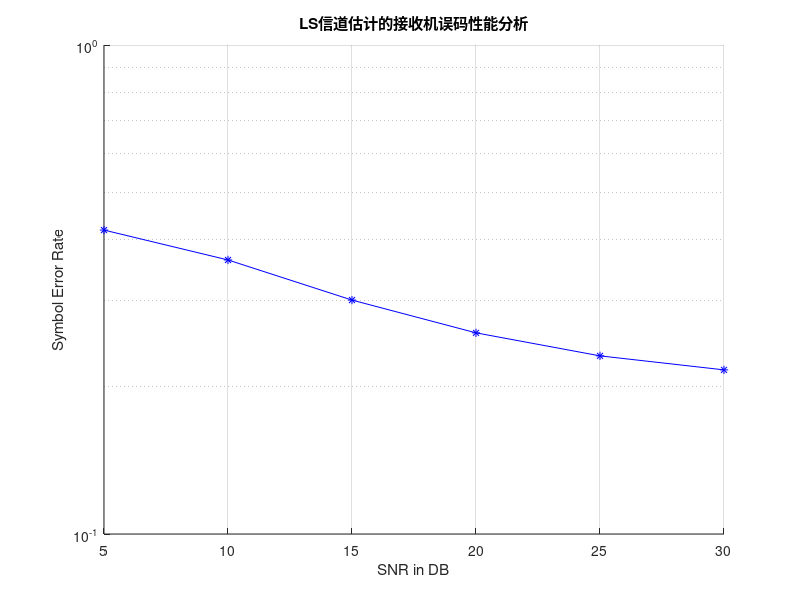

Write MATLAB code to recreate this figure.
%假设信道为 g(t)=delta(t-0.5 Ts)+delta(t-3.5 Ts)
clc;
clear all;
close all;
%设BPSK调制信号为:+1/-1
X=zeros(64,64);
d=rand(64,1);
      for i=1:64
       if(d(i)>=0.5)
           d(i)=+1;
       else
           d(i)=-1;
       end
    end
 for i=1:64
     X(i,i)=d(i);
 end
%计算G[信道矩阵]
  tau=[0.5 3.5];%间距
%生成矩阵G...
for k=1:64
      s=0;
      for m=1:2
         s=s+(exp(-j*pi*(1/64)*(k+63*tau(m))) * (( sin(pi*tau(m)) / sin(pi*(1/64)*(tau(m)-k)))));
      end
g(k)=s/sqrt(64);
end
G=g';
r=raylrnd(0.5,1,64);         %产生瑞丽信号
G = G * r;                   %模拟瑞利信道
H=fft(G);% 计算频域

XFG=X*H;
n1=ones(64,1);
n1=n1*0.000000000000000001i;%确保每个点添加了高斯噪声
noise=awgn(n1,8);
variance=var(noise);
N=fft(noise);
Y=XFG+N;
%% G-Rgg自协方差矩阵的估计
gg=zeros(64,64);
for i=1:64
    gg(i,i)=G(i);
end
gg_myu = sum(gg, 1)/64;                    
gg_mid = gg - gg_myu(ones(64,1),:);        
sum_gg_mid= sum(gg_mid, 1);
Rgg = (gg_mid' * gg_mid- (sum_gg_mid'  * sum_gg_mid) / 64) / (64 - 1);

%% LS参数估计
%参数Hls、Hls = inv(X)*Y
H_ls=(inv(X)) * Y;
Hls=zeros(64,64);
for i=1:64
    Hls(i,i)=H_ls(i);
end
%仿真
for n=1:6

SNR_send=5*n;
error_count_ls=0;

%传输1000个数据比特
for c=1:1000
%生成随机数矩阵
X=zeros(64,64);
d=rand(64,1);
      for i=1:64
       if(d(i)>=0.5)
           d(i)=+1;
       else
           d(i)=-1;
       end
    end
 for i=1:64
     X(i,i)=d(i);
 end
XFG=X*H;%通过信道
n1=ones(64,1);
n1=n1*0.000000000000000001i;
noise=awgn(n1,SNR_send);
variance=var(noise);
N=fft(noise);
Y=XFG+N;%接收到信号与噪声
% I:LS 信道估计Rx
    %I(k) 表示决策矩阵
    I=inv(Hls)* Y;
     for k=1:64
       
        if(real(I(k))>0)
            I(k)=1;
         else
            I(k)=-1;
         end
     end 
   for k=1:64
        if(I(k)~=d(k))
            error_count_ls=error_count_ls+1;
        end
   end
end%结束1000次信号比特传输

ser_ls(n)=error_count_ls/64000;
ser_ls
SNR(n)=SNR_send;

end;

hold on;
semilogy(SNR,ser_ls,'b*');
semilogy(SNR,ser_ls,'b-');
grid on;
xlabel('SNR in DB');
ylabel('Symbol Error Rate');
title('LS信道估计的接收机误码性能分析');
